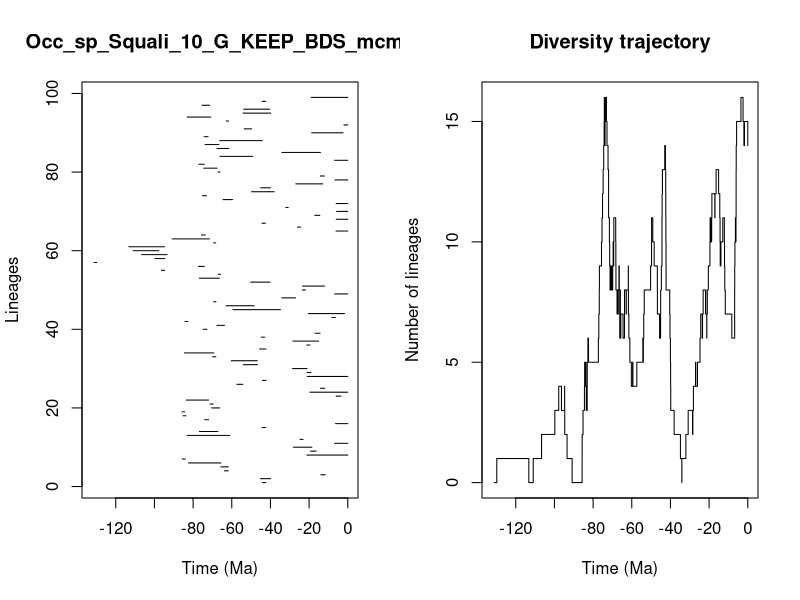

Reproduce this figure in R.


pdf(file='../Results/Species/5_MA_bins_EXT_EP_FT/pyrate_mcmc_logs/Occ_sp_Squali_10_G_KEEP_BDS_mcmc_LTT.pdf',width=0.6*20, height=0.6*10)
title = "Occ_sp_Squali_10_G_KEEP_BDS_mcmc"
ts=c(44.127200631292894, 45.087973770289054,13.892466210139867,63.770938494855436,65.67813018301526,82.37163733962801,85.66154538391591,21.167189479736717,19.250363056521426,28.123816570843832,6.7864642458012625,24.699795886918295,83.0164133435656,76.74368817851072,44.37879163166773,6.347079734469427,74.0082564619113,85.2010307627426,85.68111877935148,70.41918533852335,71.23289996221834,83.52534525815378,6.036336631685178,19.572704923143835,14.111333755112742,57.37936245475828,44.1535399363966,20.934376109710385,20.982640646277133,28.560175797882906,54.00516214855295,60.21699980467685,69.85950564752663,84.47897869399698,45.61815141519587,21.223829744880142,28.3940789800405,44.68881618261714,16.95746328741395,74.80213724351954,67.61998655913726,84.22874372924785,8.25845066232398,20.40398442838868,59.404218301830554,62.92985648965867,69.3402196099194,34.11017575890748,6.755096491694942,23.521595190118237,23.389674954920704,50.25575218722907,76.80881645066762,66.96376570628767,96.36023685050412,77.26162016178783,131.169883994452,99.78460302240588,106.64928587504856,110.96150491976063,113.23573132966446,69.39921650439892,90.85122668873242,75.64666118551033,6.09725396185627,26.016709438779426,44.38124420139111,5.98244052436176,17.056481929492186,5.7804006442144225,32.01557548620285,6.026048939732472,64.50883570753878,75.11576514436676,49.76819628674945,45.055052935889904,26.885119303404547,6.647069908431561,14.257431561551783,67.05812453077864,74.52322523698085,77.0416487962475,6.795132773584358,66.13748750822396,34.083343064816646,67.553424595593,73.79184864425932,66.21755305945307,74.29146741813503,18.6801916328899,53.55729556626254,2.0021293422402286,62.81519185128194,83.04910953984064,54.16385606673247,53.81203288445261,75.383090774838,44.30139145791095,18.92187621546835)
te=c(42.35448681966501, 39.84280956900192,11.639792080193747,61.764734025380946,61.80412413876634,65.65446105807857,84.02171990080407,0.0,16.380595472488967,18.556451908228258,0.0,23.089457073184544,60.97710498539306,67.14896915788889,42.429848323141904,0.0,71.98673565305057,83.69317523896055,84.36718095804102,66.2247624309879,69.6429439698335,71.98410818777252,3.534076568657797,0.0,11.891322701806207,54.2820049349845,42.25304548034518,0.0,19.092728226544487,21.054162357174015,46.74756654629699,46.774194650146995,68.22709249281411,69.2774483041491,42.27582980313776,19.48734382714078,15.094250605456276,42.94397804673595,14.329343635643866,72.80171313877088,63.76097630313883,82.68257092053842,6.390877046216679,1.6996179009865011,34.83101229410013,48.40442251270229,68.17542398838172,27.04452094515915,0.0,21.847642189813897,12.020941232919945,40.216112997254946,66.45121509678582,65.88298555150344,94.70511317975246,74.20053841158641,129.8120443445016,94.66615045662466,93.46213082419715,97.7698396881485,94.72083984158667,68.30100356188127,71.5755773709494,73.61796394161766,0.0,24.334337555416347,42.576386728767424,0.0,14.479800035425091,0.0,30.81806554631452,0.0,59.56635385051443,73.10575714095576,38.08704282577966,40.012565517329605,12.92866248711779,0.0,12.115336501923148,66.08657387003416,67.56872614938588,74.16920593293163,0.0,49.13121281090522,14.136488059357257,61.50679839365826,66.64198194660757,44.16854820539785,72.27104446388624,2.4397621769270708,49.75514212311013,0.0,61.71380912902929,70.90236585967075,39.90345777522273,40.37441020898324,71.42593668739246,42.39909113532218,0.0)
div_traj=c(0, 1,0,1,2,3,4,3,4,3,2,1,0,1,2,3,4,5,4,5,4,3,4,5,6,5,6,7,8,9,10,11,12,13,14,15,16,15,14,15,16,15,14,13,12,11,10,9,8,9,8,9,10,9,10,11,10,9,8,7,8,7,8,7,8,9,8,7,6,7,8,7,6,7,6,7,8,7,8,9,8,7,6,5,4,5,4,5,6,5,6,7,8,9,10,11,10,9,8,7,6,7,8,9,10,11,12,13,12,13,14,13,12,11,10,9,8,7,6,5,4,3,2,1,0,1,2,3,2,3,4,5,4,5,6,7,6,7,8,7,6,7,8,7,8,9,10,11,10,11,10,11,12,11,12,13,12,11,10,9,10,9,10,11,10,9,8,7,6,7,8,9,10,11,10,11,12,13,14,15,16,15,14,15,14)
time_events=c(131.169883994452, 129.8120443445016,113.23573132966446,110.96150491976063,106.64928587504856,99.78460302240588,97.7698396881485,96.36023685050412,94.72083984158667,94.70511317975246,94.66615045662466,93.46213082419715,90.85122668873242,85.68111877935148,85.66154538391591,85.2010307627426,84.47897869399698,84.36718095804102,84.22874372924785,84.02171990080407,83.69317523896055,83.52534525815378,83.04910953984064,83.0164133435656,82.68257092053842,82.37163733962801,77.26162016178783,77.0416487962475,76.80881645066762,76.74368817851072,75.64666118551033,75.383090774838,75.11576514436676,74.80213724351954,74.52322523698085,74.29146741813503,74.20053841158641,74.16920593293163,74.0082564619113,73.79184864425932,73.61796394161766,73.10575714095576,72.80171313877088,72.27104446388624,71.98673565305057,71.98410818777252,71.5755773709494,71.42593668739246,71.23289996221834,70.90236585967075,70.41918533852335,69.85950564752663,69.6429439698335,69.39921650439892,69.3402196099194,69.2774483041491,68.30100356188127,68.22709249281411,68.17542398838172,67.61998655913726,67.56872614938588,67.553424595593,67.14896915788889,67.05812453077864,66.96376570628767,66.64198194660757,66.45121509678582,66.2247624309879,66.21755305945307,66.13748750822396,66.08657387003416,65.88298555150344,65.67813018301526,65.65446105807857,64.50883570753878,63.770938494855436,63.76097630313883,62.92985648965867,62.81519185128194,61.80412413876634,61.764734025380946,61.71380912902929,61.50679839365826,60.97710498539306,60.21699980467685,59.56635385051443,59.404218301830554,57.37936245475828,54.2820049349845,54.16385606673247,54.00516214855295,53.81203288445261,53.55729556626254,50.25575218722907,49.76819628674945,49.75514212311013,49.13121281090522,48.40442251270229,46.774194650146995,46.74756654629699,45.61815141519587,45.087973770289054,45.055052935889904,44.68881618261714,44.38124420139111,44.37879163166773,44.30139145791095,44.16854820539785,44.1535399363966,44.127200631292894,42.94397804673595,42.576386728767424,42.429848323141904,42.39909113532218,42.35448681966501,42.27582980313776,42.25304548034518,40.37441020898324,40.216112997254946,40.012565517329605,39.90345777522273,39.84280956900192,38.08704282577966,34.83101229410013,34.11017575890748,34.083343064816646,32.01557548620285,30.81806554631452,28.560175797882906,28.3940789800405,28.123816570843832,27.04452094515915,26.885119303404547,26.016709438779426,24.699795886918295,24.334337555416347,23.521595190118237,23.389674954920704,23.089457073184544,21.847642189813897,21.223829744880142,21.167189479736717,21.054162357174015,20.982640646277133,20.934376109710385,20.40398442838868,19.572704923143835,19.48734382714078,19.250363056521426,19.092728226544487,18.92187621546835,18.6801916328899,18.556451908228258,17.056481929492186,16.95746328741395,16.380595472488967,15.094250605456276,14.479800035425091,14.329343635643866,14.257431561551783,14.136488059357257,14.111333755112742,13.892466210139867,12.92866248711779,12.115336501923148,12.020941232919945,11.891322701806207,11.639792080193747,8.25845066232398,6.795132773584358,6.7864642458012625,6.755096491694942,6.647069908431561,6.390877046216679,6.347079734469427,6.09725396185627,6.036336631685178,6.026048939732472,5.98244052436176,5.7804006442144225,3.534076568657797,2.4397621769270708,2.0021293422402286,1.6996179009865011,0.0)
                par(mfrow=c(1,2))
                L = length(ts)
                plot(ts, 1:L , xlim=c(-max(ts)-1,0), pch=20, type="n", main=title,xlab="Time (Ma)",ylab="Lineages")
                for (i in 1:L){segments(x0=-te[i],y0=i,x1=-ts[i],y1=i)}    
                t = -time_events
                plot(div_traj ~ t,type="s", main = "Diversity trajectory",xlab="Time (Ma)",ylab="Number of lineages",xlim=c(-max(ts)-1,0))
                abline(v=c(65,200,251,367,445),lty=2,col="gray")
                
